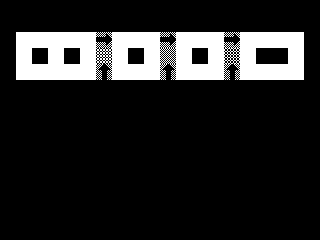

This is a level from a 2D game, rendered from its Tiled map with the project's own tilesets. A one-line summary and the complete map file follow:
An orthogonal 20x15 tile map with 16x16 px tiles, 1 tile layer (Ground) and 4 objects (4x Mob).

<map version="1.0" orientation="orthogonal" width="20" height="15" tilewidth="16" tileheight="16">
 <properties>
  <property name="gravity" value="10" />
 </properties>
 <tileset firstgid="1" name="Tileset" tilewidth="16" tileheight="16">
  <image source="../assets/tiles.png" width="32" height="80" />
  <tile id="0">
   <properties>
    <property name="blastable" value="0" />
    <property name="name" value="Wall" />
    <property name="obstacle" value="1" />
   </properties>
  </tile>
  <tile id="1">
   <properties>
    <property name="blastable" value="0" />
    <property name="name" value="Floor" />
    <property name="obstacle" value="0" />
   </properties>
  </tile>
  <tile id="2">
   <properties>
    <property name="blastTo" value="Floor" />
    <property name="blastable" value="1" />
    <property name="name" value="BlastableWall" />
    <property name="obstacle" value="1" />
   </properties>
  </tile>
  <tile id="3">
   <properties>
    <property name="name" value="Door" />
    <property name="obstacle" value="0" />
   </properties>
  </tile>
  <tile id="4">
   <properties>
    <property name="blastTo" value="Floor" />
    <property name="blastable" value="1" />
    <property name="chainBlast" value="1" />
    <property name="name" value="ChainBlastableWall" />
    <property name="obstacle" value="1" />
   </properties>
  </tile>
  <tile id="5">
   <properties>
    <property name="blastTo" value="Wall" />
    <property name="blastable" value="1" />
    <property name="chainBlast" value="1" />
    <property name="name" value="BlastToWall" />
    <property name="obstacle" value="1" />
   </properties>
  </tile>
  <tile id="6">
   <properties>
    <property name="blastFromDir" value="up" />
    <property name="blastTo" value="Floor" />
    <property name="blastable" value="1" />
    <property name="name" value="BlastableFromUp" />
    <property name="obstacle" value="1" />
   </properties>
  </tile>
  <tile id="7">
   <properties>
    <property name="blastFromDir" value="left" />
    <property name="blastTo" value="Floor" />
    <property name="blastable" value="1" />
    <property name="name" value="BlastableFromLeft" />
    <property name="obstacle" value="1" />
   </properties>
  </tile>
  <tile id="8">
   <properties>
    <property name="blastFromDir" value="down" />
    <property name="blastTo" value="Floor" />
    <property name="blastable" value="1" />
    <property name="name" value="BlastableFromDown" />
    <property name="obstacle" value="1" />
   </properties>
  </tile>
  <tile id="9">
   <properties>
    <property name="blastFromDir" value="right" />
    <property name="blastTo" value="Floor" />
    <property name="blastable" value="1" />
    <property name="name" value="BlastableFromRight" />
    <property name="obstacle" value="1" />
   </properties>
  </tile>
 </tileset>
 <layer name="Ground" width="20" height="15">
  <data encoding="csv">
1,1,1,1,1,1,1,1,1,1,1,1,1,1,1,1,1,1,1,1,
1,1,1,1,1,1,1,1,1,1,1,1,1,1,1,1,1,1,1,1,
1,2,2,2,2,2,8,2,2,2,8,2,2,2,8,2,2,2,2,1,
1,2,1,2,1,2,5,2,1,2,3,2,1,2,6,2,1,1,2,1,
1,2,2,2,2,2,9,2,2,2,9,2,2,2,9,2,2,2,2,1,
1,1,1,1,1,1,1,1,1,1,1,1,1,1,1,1,1,1,1,1,
1,1,1,1,1,1,1,1,1,1,1,1,1,1,1,1,1,1,1,1,
1,1,1,1,1,1,1,1,1,1,1,1,1,1,1,1,1,1,1,1,
1,1,1,1,1,1,1,1,1,1,1,1,1,1,1,1,1,1,1,1,
1,1,1,1,1,1,1,1,1,1,1,1,1,1,1,1,1,1,1,1,
1,1,1,1,1,1,1,1,1,1,1,1,1,1,1,1,1,1,1,1,
1,1,1,1,1,1,1,1,1,1,1,1,1,1,1,1,1,1,1,1,
1,1,1,1,1,1,1,1,1,1,1,1,1,1,1,1,1,1,1,1,
1,1,1,1,1,1,1,1,1,1,1,1,1,1,1,1,1,1,1,1,
1,1,1,1,1,1,1,1,1,1,1,1,1,1,1,1,1,1,1,1
</data>
 </layer>
 <objectgroup name="Objects" width="20" height="15">
  <object type="Mob" x="48" y="32" width="16" height="16">
   <ellipse />
  </object>
  <object type="Mob" x="112" y="64" width="16" height="16">
   <ellipse />
  </object>
  <object type="Mob" x="208" y="64" width="16" height="16">
   <ellipse />
  </object>
  <object type="Mob" x="288" y="32" width="16" height="16">
   <ellipse />
  </object>
 </objectgroup>
</map>
